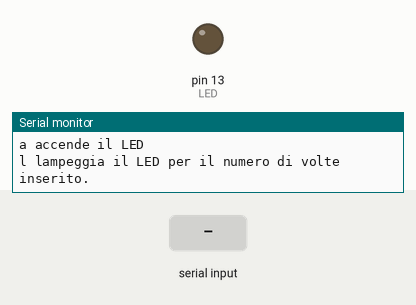
This sketch was run on a simulated Arduino Uno, built with avr-gcc and run on an emulated ATmega328P. Shown: output pins drawn as LEDs (lit = HIGH), the last lines printed to the serial monitor. Dashed ring = blinking. The inputs (shaded band) are chosen by the test bench.

Above: at 1.2 s.
1.3 s: byte 97 ('a') received over Serial
At 2.4 s:
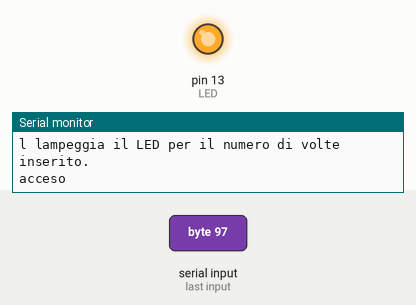
2.8 s: "90,45\n" received over Serial
4.3 s: byte 115 ('s') received over Serial
At 4.7 s:
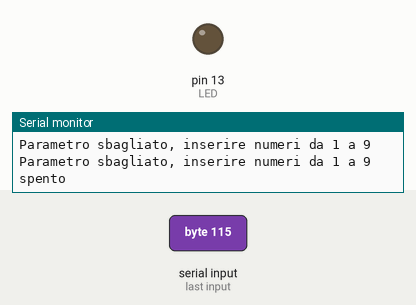
5.8 s: byte 108 ('l') received over Serial
7.3 s: "30,150\n" received over Serial
At 10.1 s:
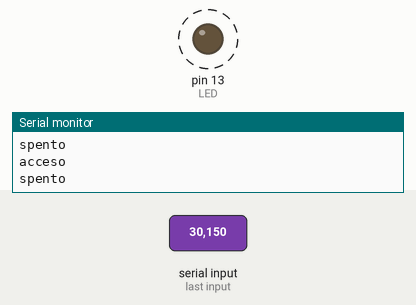
Timing chart, 0 to 11.3 s (numbered marks = the images above; inputs shaded):
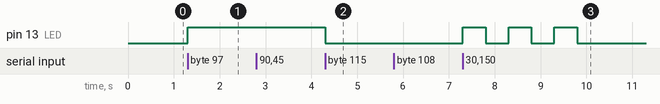

The sketch:

serialShellfor.ino
```cpp
#define LED LED_BUILTIN

void setup() {
  pinMode(LED, OUTPUT);
  //Initialize serial and wait for port to open:
  Serial.begin(9600);

  Serial.println("Accende e spegne il LED con la seriale.");
  Serial.println("s spegne il LED");
  Serial.println("a accende il LED");
  Serial.println("l lampeggia il LED per il numero di volte inserito.");
}

void loop() {
  // put your main code here, to run repeatedly:
  if (Serial.available()) {
    unsigned char comando = Serial.read();
    if ( 'a' == comando ) {
      digitalWrite(LED, HIGH);
      Serial.println("acceso");
    } else if ( 's' == comando ) {
      digitalWrite(LED, LOW);
      Serial.println("spento");
    } else if ( 'l' == comando ) {
      Serial.print("Lampeggia ");
      while (!Serial.available()) {
      };
      comando = Serial.read();
      if ( comando >= 49 && comando <= 57 ) {
        unsigned char volte = comando - 48;
        Serial.print(volte);
        Serial.println(" volte.");

          for ( unsigned char lampeggi = 0; lampeggi < volte; lampeggi++) {
            digitalWrite(LED, HIGH);
            Serial.println("acceso");
            delay(500);
            digitalWrite(LED, LOW);
            Serial.println("spento");
            delay(500);
          }
        } else {
          Serial.println("Parametro sbagliato, inserire numeri da 1 a 9");
        }
      } else {
        Serial.println("Parametro sbagliato, inserire numeri da 1 a 9");
      }
  }
}
```

Measured:
- after the input at 1.3 s, pin 13 (LED): LOW → HIGH at once
- after the input at 4.3 s, pin 13 (LED): HIGH → LOW at once
- after the input at 7.3 s, pin 13 (LED): alternates HIGH for 0.50 s and LOW for 0.50 s, 6 changes in all, then stays LOW, starting at once
